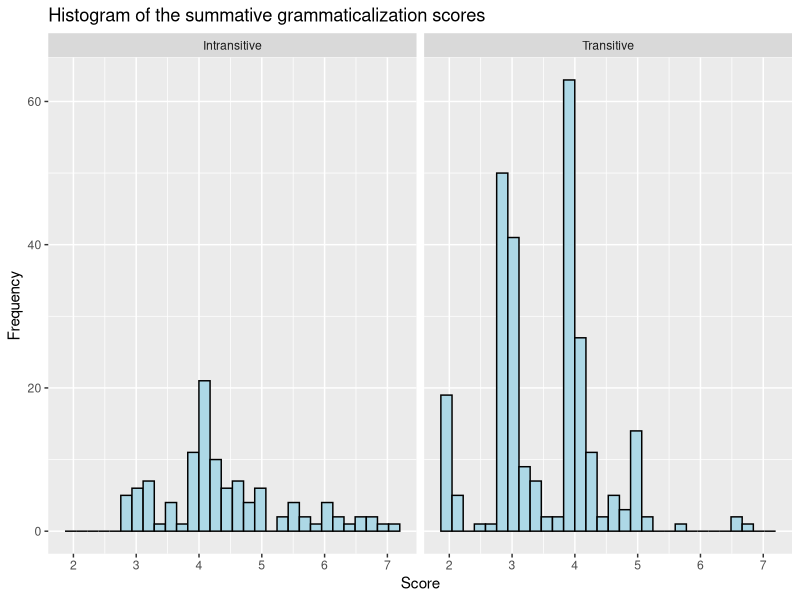
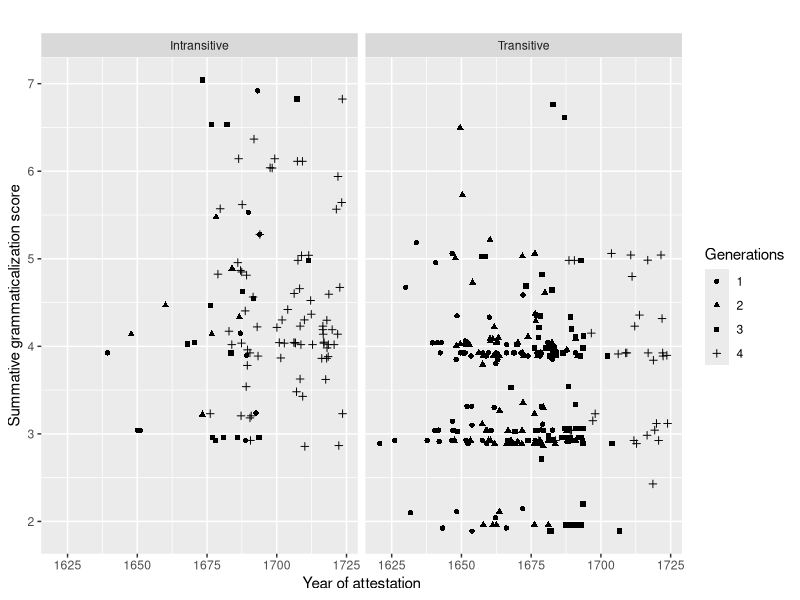
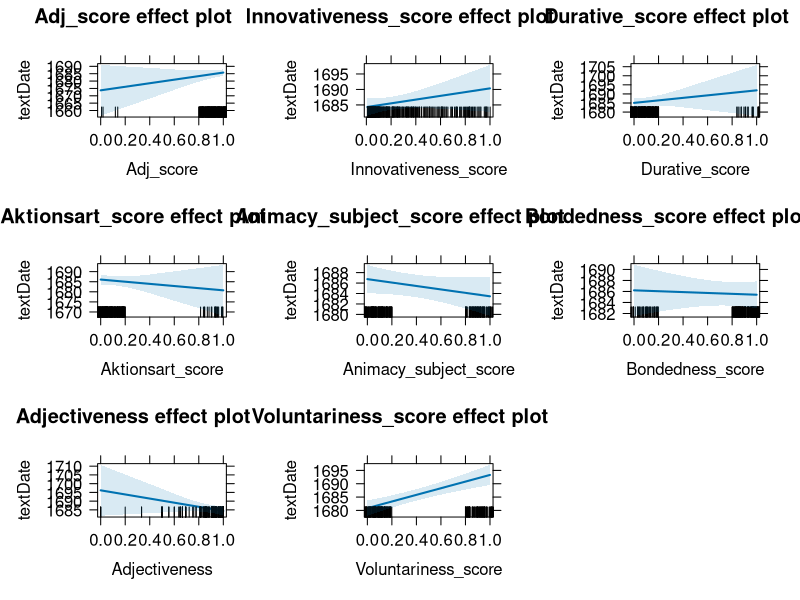
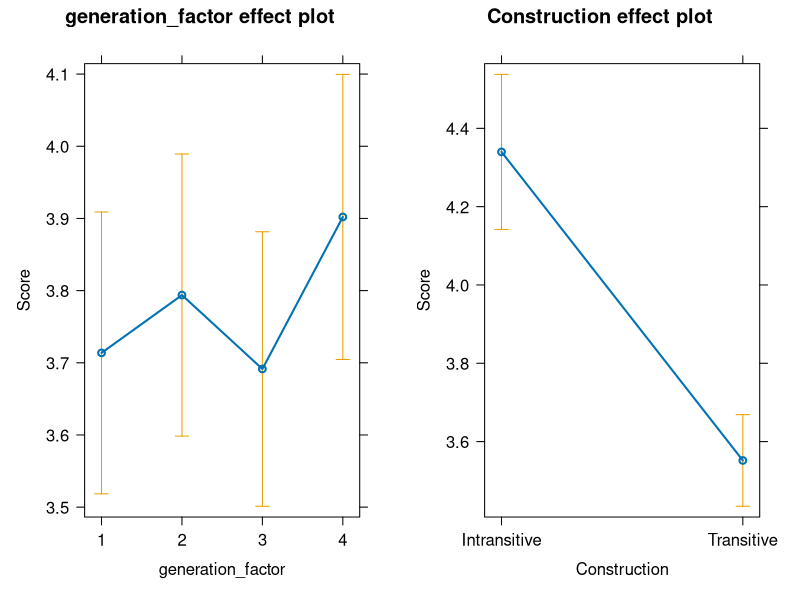
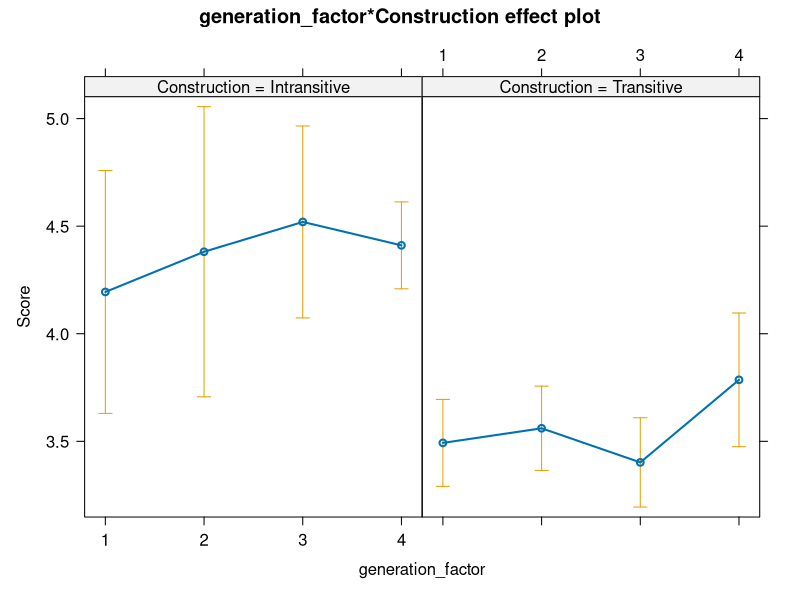
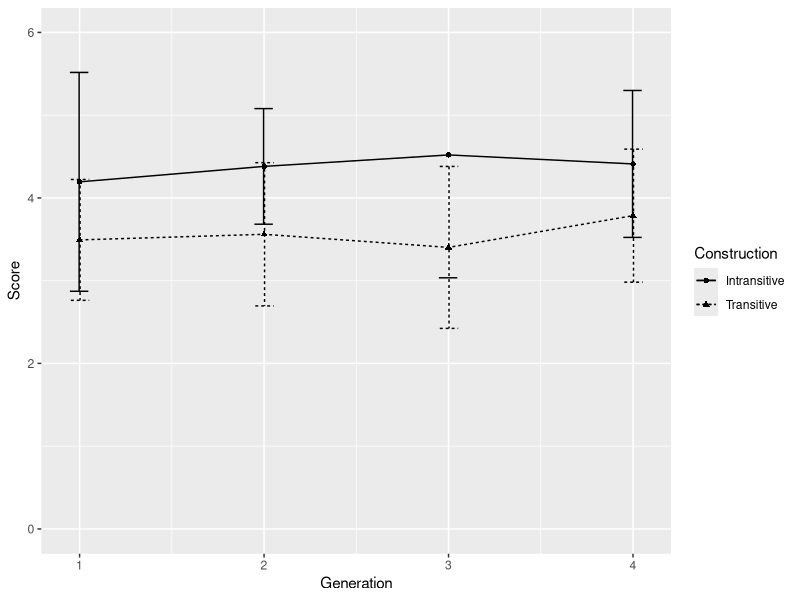
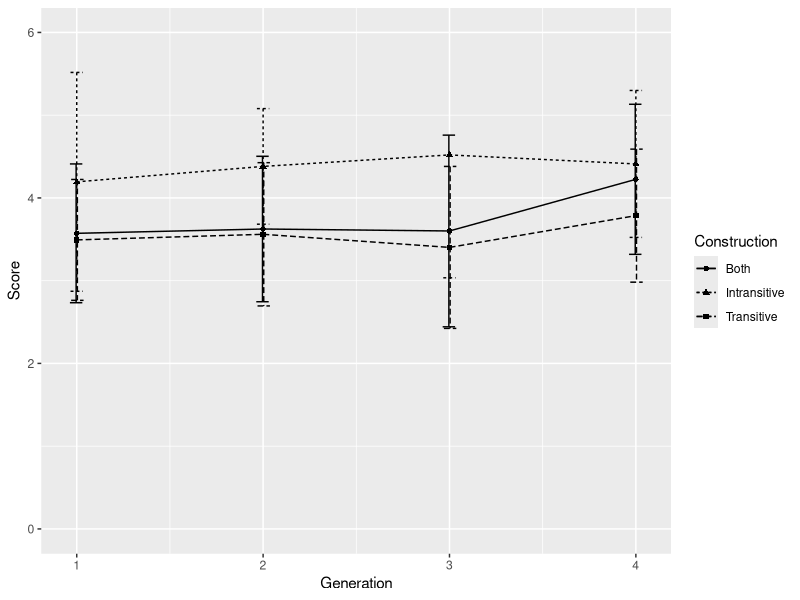

R code for these plots, in order:
#### Read libraries ####
library(readxl)
library(effects)
library(stats)
library(dplyr)
library(lme4)
library(ggplot2)
library(car)

#### Read dataset ####
keep <- read_xlsx("Keep_Ving_Dataset.xlsx", 
                  sheet=1, 
                  col_names = TRUE)

# Drop "double" annotations used for collexeme analysis
keep <- subset(keep, ID!="double")

# Check number of attestations per generation
generation_table <- table(keep$generation)
print(generation_table)

# Drop 5th generation (too little attestations)
keep <- subset(keep, generation!=5)

# Type of keep constructions per generation
Generation <- table(keep$Construction, keep$generation)
print(Generation)

# Number attestations per author
author_table <- table(keep$author)
print(author_table) # some authors occur very frequently, others a lot less


#### Grammaticalization Scores ####

adj_data <- read_xlsx("adjectivalness_analysis.xlsx", 
                      sheet=1, 
                      col_names = TRUE)

keep <- merge(keep, adj_data, by.x = "ing_form", by.y = "Word", all.x = TRUE)



collexeme_data <- read_xlsx("collexemes_keep.xlsx", 
                            sheet=1, 
                            col_names = TRUE)

keep <- merge(keep, collexeme_data, by.x = "Verb", by.y = "words", all.x = TRUE)

keep$Adjectiveness <- 1 - keep$Adjectiveness

keep$Score <- keep$Adj_score +
  keep$Durative_score +
  keep$Aktionsart_score + 
  keep$Animacy_subject_score +
  keep$Bondedness_score +
  keep$Voluntariness_score +
  keep$Adjectiveness +
  keep$Innovativeness_score

# Histogram of the scores
histogram_facet <- ggplot(keep, aes(x = Score)) +
  geom_histogram(color = "black", fill = "lightblue", bins = 30) +  # Use histogram for numeric data
  labs(x = "Score", y = "Frequency", title = "Histogram of the summative grammaticalization scores") +
  facet_wrap(~ Construction)

print(histogram_facet)

# Calculate the mean score and standard deviation per construction level
construction_summary <- keep %>%
  group_by(Construction) %>%
  summarise(mean_score = mean(Score),
            sd_score = sd(Score))

# Print the summary
print(construction_summary)

#### Aggregate level ####

# Score vs text date
score_date_model <- lm(Score ~ textDate, data = keep)
summary(score_date_model)

# Score vs construction
score_construction_model <- lm(Score ~ Construction, data = keep)
summary(score_construction_model)

# Score vs construction and text date
score_date_construction_model <- lm(Score ~ textDate + Construction, data = keep)
summary(score_date_construction_model)

# Score vs construction and text date
score_date_construction_model <- lm(Score ~ Construction * textDate, data = keep)
summary(score_date_construction_model)

# Visualization
aggregate_plot <- ggplot(keep, aes(x = textDecade, y =Score, shape = as.factor(generation))) +
  geom_jitter() +
  labs(x = "Year of attestation", y = "Summative grammaticalization score", title = "", shape = "Generations") +
  facet_wrap(~ Construction)

print(aggregate_plot)

#### Grammaticalization variables ####

# Text date vs grammaticalization variables
score_model <- lm(textDate ~
                    Adj_score + 
                    Innovativeness_score + 
                    Durative_score +
                    Aktionsart_score + 
                    Animacy_subject_score +
                    Bondedness_score +
                    Adjectiveness +
                    Voluntariness_score,
                  data = keep)
summary(score_model)
plot(allEffects(score_model))
     
# Check for multicollinearity
vif_scores <- vif(score_model)
print(vif_scores)


#### Generation level ####
# Convert generation to factor
keep$generation_factor <- as.factor(keep$generation) 

# Helmert coding to compare the generations
contrasts(keep$generation_factor) <- contr.helmert(4) 

# Score vs generation
generation_model <- lm(Score ~ generation_factor + Construction, data = keep)
summary(generation_model)
plot(allEffects(generation_model))

# Score vs generation in interaction with construction
generation_construction_model <- lm(Score ~ generation_factor*Construction, data = keep)
summary(generation_construction_model)
plot(allEffects(generation_construction_model))

#+++++++++++++++++++++++++
# Function to calculate the mean and the standard deviation
# for each group
#+++++++++++++++++++++++++
# data : a data frame
# varname : the name of a column containing the variable
# to be summariezed
# groupnames : vector of column names to be used as
# grouping variables
data_summary <- function(data, varname, groupnames){
  require(plyr)
  summary_func <- function(x, col){
    c(mean = mean(x[[col]], na.rm=TRUE),
      sd = sd(x[[col]], na.rm=TRUE))
  }
  data_sum<-ddply(data, groupnames, .fun=summary_func,
                  varname)
  data_sum <- plyr::rename(data_sum, c("mean" = varname))
  return(data_sum)
}

#++++++++++++++++++++++++++
# Plot: intransitive vs transitive

# Calculate mean and standard deviation for transitive and intransitive construction
keep_summary <- data_summary(keep, 
                             varname="Score", 
                             groupnames=c("Construction", "generation"))

# Visualization
generation_plot <- ggplot(keep_summary, aes(x = generation, y = Score, linetype = Construction, shape = Construction, group = Construction)) +
  xlab("Generation") +
  ylab("Score") +
  ylim(0, 6) +
  geom_line() +
  geom_point() +
  geom_errorbar(aes(ymin = Score - sd, ymax = Score + sd), width = .2, position = position_dodge(0.01)) +
  guides(linetype = guide_legend(title = "Construction"), shape = guide_legend(title = "Construction"))

print(generation_plot)

# Plot: intransitive, transitive and aggregated

# Calculate mean and standard deviation for both constructions together
both_constructions <- data_summary(keep, varname = "Score", groupnames = "generation")

# Add a column to indicate both constructions
both_constructions$Construction <- "Both"

# Combine data summaries
keep_summary <- rbind(keep_summary, both_constructions)

# Visualization
print(score_full_plot <- ggplot(keep_summary, aes(x = generation, y = Score, linetype = Construction, shape = Construction, group = Construction)) +
        xlab("Generation") +
        ylab("Score") +
        ylim(0, 6) +
        geom_line() +
        geom_point() +
        geom_errorbar(aes(ymin = Score - sd, ymax = Score + sd), width = .2, position = position_dodge(0.01)) +
        guides(linetype = guide_legend(title = "Construction"), shape = guide_legend(title = "Construction")))
